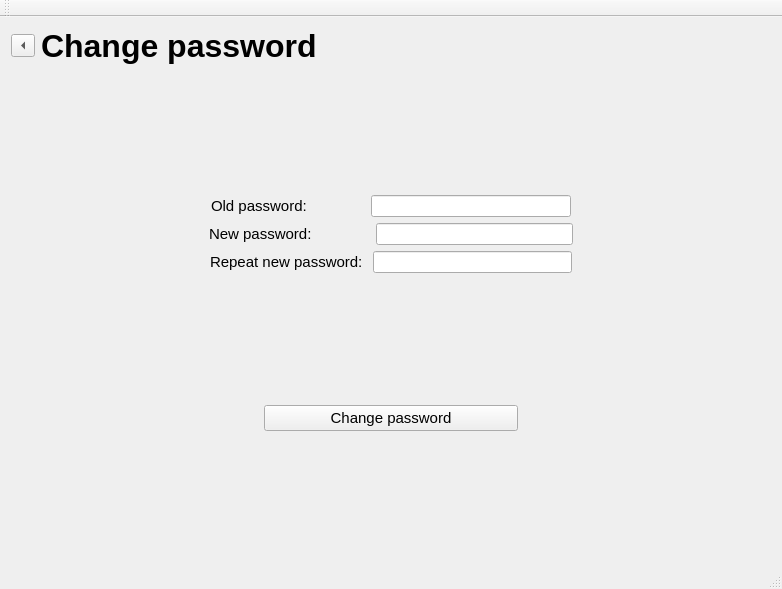
<?xml version="1.0" encoding="UTF-8"?>
<ui version="4.0">
 <class>newpasswordwindowClass</class>
 <widget class="QMainWindow" name="newpasswordwindowClass">
  <property name="geometry">
   <rect>
    <x>0</x>
    <y>0</y>
    <width>782</width>
    <height>589</height>
   </rect>
  </property>
  <property name="windowTitle">
   <string>newpasswordwindow</string>
  </property>
  <widget class="QWidget" name="centralWidget">
   <layout class="QVBoxLayout" name="verticalLayout_2">
    <item>
     <layout class="QVBoxLayout" name="verticalLayout">
      <item>
       <layout class="QHBoxLayout" name="horizontalLayout">
        <item>
         <widget class="QToolButton" name="toolButton">
          <property name="text">
           <string>...</string>
          </property>
          <property name="arrowType">
           <enum>Qt::ArrowType::LeftArrow</enum>
          </property>
         </widget>
        </item>
        <item>
         <widget class="QLabel" name="label">
          <property name="font">
           <font>
            <pointsize>24</pointsize>
            <bold>true</bold>
           </font>
          </property>
          <property name="text">
           <string>Change password</string>
          </property>
         </widget>
        </item>
        <item>
         <spacer name="horizontalSpacer_2">
          <property name="orientation">
           <enum>Qt::Orientation::Horizontal</enum>
          </property>
          <property name="sizeHint" stdset="0">
           <size>
            <width>40</width>
            <height>20</height>
           </size>
          </property>
         </spacer>
        </item>
       </layout>
      </item>
      <item>
       <spacer name="verticalSpacer_5">
        <property name="orientation">
         <enum>Qt::Orientation::Vertical</enum>
        </property>
        <property name="sizeHint" stdset="0">
         <size>
          <width>20</width>
          <height>40</height>
         </size>
        </property>
       </spacer>
      </item>
      <item>
       <layout class="QHBoxLayout" name="horizontalLayout_3"/>
      </item>
      <item>
       <layout class="QHBoxLayout" name="horizontalLayout_5"/>
      </item>
      <item>
       <layout class="QHBoxLayout" name="horizontalLayout_6">
        <item>
         <spacer name="horizontalSpacer_10">
          <property name="orientation">
           <enum>Qt::Orientation::Horizontal</enum>
          </property>
          <property name="sizeHint" stdset="0">
           <size>
            <width>40</width>
            <height>20</height>
           </size>
          </property>
         </spacer>
        </item>
        <item>
         <widget class="QLabel" name="label_4">
          <property name="font">
           <font>
            <pointsize>11</pointsize>
           </font>
          </property>
          <property name="text">
           <string>Old password:              </string>
          </property>
         </widget>
        </item>
        <item>
         <widget class="QLineEdit" name="lineEditPassword"/>
        </item>
        <item>
         <spacer name="horizontalSpacer_5">
          <property name="orientation">
           <enum>Qt::Orientation::Horizontal</enum>
          </property>
          <property name="sizeHint" stdset="0">
           <size>
            <width>40</width>
            <height>20</height>
           </size>
          </property>
         </spacer>
        </item>
       </layout>
      </item>
      <item>
       <layout class="QHBoxLayout" name="horizontalLayout_7">
        <item>
         <spacer name="horizontalSpacer_11">
          <property name="orientation">
           <enum>Qt::Orientation::Horizontal</enum>
          </property>
          <property name="sizeHint" stdset="0">
           <size>
            <width>40</width>
            <height>20</height>
           </size>
          </property>
         </spacer>
        </item>
        <item>
         <widget class="QLabel" name="label_5">
          <property name="font">
           <font>
            <pointsize>11</pointsize>
           </font>
          </property>
          <property name="text">
           <string>New password:              </string>
          </property>
         </widget>
        </item>
        <item>
         <widget class="QLineEdit" name="lineEditPasswordOne"/>
        </item>
        <item>
         <spacer name="horizontalSpacer_6">
          <property name="orientation">
           <enum>Qt::Orientation::Horizontal</enum>
          </property>
          <property name="sizeHint" stdset="0">
           <size>
            <width>40</width>
            <height>20</height>
           </size>
          </property>
         </spacer>
        </item>
       </layout>
      </item>
      <item>
       <layout class="QHBoxLayout" name="horizontalLayout_8">
        <item>
         <spacer name="horizontalSpacer_12">
          <property name="orientation">
           <enum>Qt::Orientation::Horizontal</enum>
          </property>
          <property name="sizeHint" stdset="0">
           <size>
            <width>40</width>
            <height>20</height>
           </size>
          </property>
         </spacer>
        </item>
        <item>
         <widget class="QLabel" name="label_6">
          <property name="font">
           <font>
            <pointsize>11</pointsize>
           </font>
          </property>
          <property name="text">
           <string>Repeat new password: </string>
          </property>
         </widget>
        </item>
        <item>
         <widget class="QLineEdit" name="lineEditPasswordTwo"/>
        </item>
        <item>
         <spacer name="horizontalSpacer_7">
          <property name="orientation">
           <enum>Qt::Orientation::Horizontal</enum>
          </property>
          <property name="sizeHint" stdset="0">
           <size>
            <width>40</width>
            <height>20</height>
           </size>
          </property>
         </spacer>
        </item>
       </layout>
      </item>
      <item>
       <spacer name="verticalSpacer_2">
        <property name="orientation">
         <enum>Qt::Orientation::Vertical</enum>
        </property>
        <property name="sizeHint" stdset="0">
         <size>
          <width>20</width>
          <height>40</height>
         </size>
        </property>
       </spacer>
      </item>
      <item>
       <layout class="QHBoxLayout" name="horizontalLayout_9">
        <item>
         <spacer name="horizontalSpacer_14">
          <property name="orientation">
           <enum>Qt::Orientation::Horizontal</enum>
          </property>
          <property name="sizeHint" stdset="0">
           <size>
            <width>40</width>
            <height>20</height>
           </size>
          </property>
         </spacer>
        </item>
        <item>
         <widget class="QPushButton" name="pushButtonPassword">
          <property name="sizePolicy">
           <sizepolicy hsizetype="MinimumExpanding" vsizetype="Fixed">
            <horstretch>0</horstretch>
            <verstretch>0</verstretch>
           </sizepolicy>
          </property>
          <property name="font">
           <font>
            <pointsize>11</pointsize>
           </font>
          </property>
          <property name="text">
           <string>Change password</string>
          </property>
         </widget>
        </item>
        <item>
         <spacer name="horizontalSpacer_13">
          <property name="orientation">
           <enum>Qt::Orientation::Horizontal</enum>
          </property>
          <property name="sizeHint" stdset="0">
           <size>
            <width>40</width>
            <height>20</height>
           </size>
          </property>
         </spacer>
        </item>
       </layout>
      </item>
      <item>
       <spacer name="verticalSpacer_4">
        <property name="orientation">
         <enum>Qt::Orientation::Vertical</enum>
        </property>
        <property name="sizeHint" stdset="0">
         <size>
          <width>20</width>
          <height>40</height>
         </size>
        </property>
       </spacer>
      </item>
     </layout>
    </item>
   </layout>
  </widget>
  <widget class="QMenuBar" name="menuBar">
   <property name="geometry">
    <rect>
     <x>0</x>
     <y>0</y>
     <width>782</width>
     <height>21</height>
    </rect>
   </property>
  </widget>
  <widget class="QToolBar" name="mainToolBar">
   <attribute name="toolBarArea">
    <enum>TopToolBarArea</enum>
   </attribute>
   <attribute name="toolBarBreak">
    <bool>false</bool>
   </attribute>
  </widget>
  <widget class="QStatusBar" name="statusBar"/>
 </widget>
 <layoutdefault spacing="6" margin="11"/>
 <resources/>
 <connections/>
</ui>
